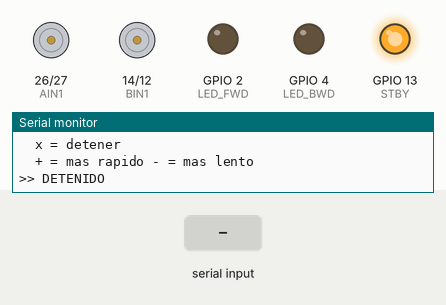
A program run on a simulated ESP32. On the bench: motor-driver pin pairs drawn as motors (green arrow = first pin HIGH = forward, orange = second pin HIGH = backward, longer = more drive, scaled by the enable pin, stopped while the standby pin is LOW), output pins drawn as LEDs (lit = HIGH), the last lines printed to the serial monitor. The inputs (shaded band) are chosen by the test bench.

Above: at 1.7 s.
1.8 s: "w" received over Serial
At 2.3 s:
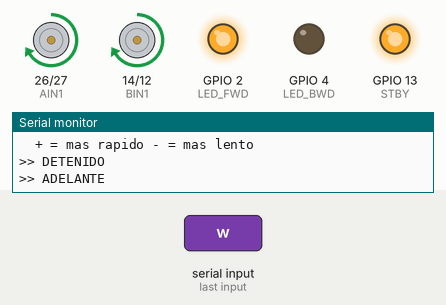
3.3 s: "s" received over Serial
At 4.5 s:
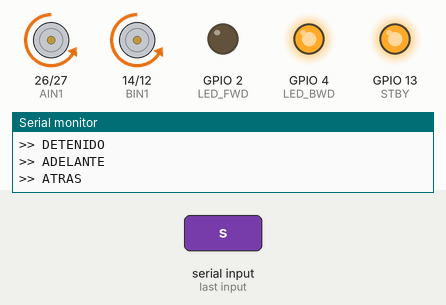
4.8 s: "a" received over Serial
At 5.8 s:
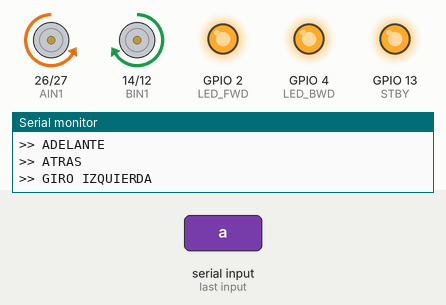
6.3 s: "d" received over Serial
At 6.9 s:
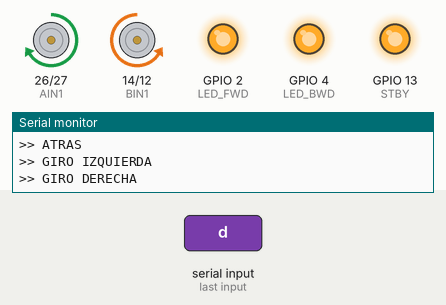
Timing chart, 0 to 8.8 s (numbered marks = the images above; inputs shaded):
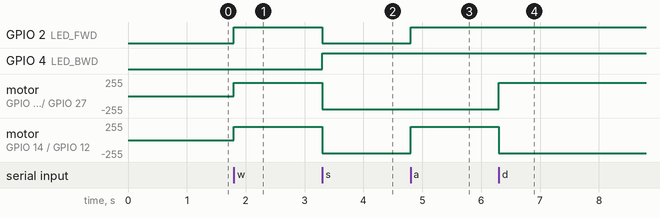

The program:

main.cpp
```cpp
#include <Arduino.h>

// ============================================================
//  Robot Diferencial ESP32 - Control de Motores
//  Etapa 1: Driver de motores (TB6612FNG / L298N stand-in)
// ============================================================

// ---------- PINES MOTOR A (Izquierdo) ----------
#define PWMA 25
#define AIN1 26
#define AIN2 27

// ---------- PINES MOTOR B (Derecho) ----------
#define PWMB 33
#define BIN1 14
#define BIN2 12

// ---------- STBY (solo TB6612 real) ----------
#define STBY 13

// ---------- LEDs indicadores ----------
#define LED_FWD 2
#define LED_BWD 4

// ---------- CONFIGURACION PWM (ESP32 LEDC) ----------
const int FREQ_PWM = 1000;
const int RES_PWM = 8;
const int CANAL_PWMA = 0;
const int CANAL_PWMB = 1;

int velocidad = 200;

// ---------- DECLARACION DE FUNCIONES ----------
void motorA(int vel);
void motorB(int vel);
void adelante();
void atras();
void girarIzquierda();
void girarDerecha();
void detener();

// ============================================================
//  SETUP
// ============================================================
void setup()
{
  Serial.begin(115200);
  delay(500);
  Serial.println("\n=== Robot Diferencial ESP32 - Test Motores ===");

  pinMode(AIN1, OUTPUT);
  pinMode(AIN2, OUTPUT);
  pinMode(BIN1, OUTPUT);
  pinMode(BIN2, OUTPUT);
  pinMode(STBY, OUTPUT);
  pinMode(LED_FWD, OUTPUT);
  pinMode(LED_BWD, OUTPUT);

  ledcSetup(CANAL_PWMA, FREQ_PWM, RES_PWM);
  ledcSetup(CANAL_PWMB, FREQ_PWM, RES_PWM);
  ledcAttachPin(PWMA, CANAL_PWMA);
  ledcAttachPin(PWMB, CANAL_PWMB);

  digitalWrite(STBY, HIGH);

  Serial.println("Comandos disponibles:");
  Serial.println("  w = adelante   s = atras");
  Serial.println("  a = girar izq  d = girar der");
  Serial.println("  x = detener");
  Serial.println("  + = mas rapido - = mas lento");

  detener();
}

// ============================================================
//  FUNCIONES DE MOVIMIENTO
// ============================================================
void motorA(int vel)
{
  if (vel >= 0)
  {
    digitalWrite(AIN1, HIGH);
    digitalWrite(AIN2, LOW);
    ledcWrite(CANAL_PWMA, vel);
  }
  else
  {
    digitalWrite(AIN1, LOW);
    digitalWrite(AIN2, HIGH);
    ledcWrite(CANAL_PWMA, -vel);
  }
}

void motorB(int vel)
{
  if (vel >= 0)
  {
    digitalWrite(BIN1, HIGH);
    digitalWrite(BIN2, LOW);
    ledcWrite(CANAL_PWMB, vel);
  }
  else
  {
    digitalWrite(BIN1, LOW);
    digitalWrite(BIN2, HIGH);
    ledcWrite(CANAL_PWMB, -vel);
  }
}

void adelante()
{
  motorA(velocidad);
  motorB(velocidad);
  digitalWrite(LED_FWD, HIGH);
  digitalWrite(LED_BWD, LOW);
  Serial.println(">> ADELANTE");
}

void atras()
{
  motorA(-velocidad);
  motorB(-velocidad);
  digitalWrite(LED_FWD, LOW);
  digitalWrite(LED_BWD, HIGH);
  Serial.println(">> ATRAS");
}

void girarIzquierda()
{
  motorA(-velocidad);
  motorB(velocidad);
  digitalWrite(LED_FWD, HIGH);
  digitalWrite(LED_BWD, HIGH);
  Serial.println(">> GIRO IZQUIERDA");
}

void girarDerecha()
{
  motorA(velocidad);
  motorB(-velocidad);
  digitalWrite(LED_FWD, HIGH);
  digitalWrite(LED_BWD, HIGH);
  Serial.println(">> GIRO DERECHA");
}

void detener()
{
  motorA(0);
  motorB(0);
  digitalWrite(LED_FWD, LOW);
  digitalWrite(LED_BWD, LOW);
  Serial.println(">> DETENIDO");
}

// ============================================================
//  LOOP PRINCIPAL
// ============================================================
void loop()
{
  if (Serial.available())
  {
    char c = Serial.read();
    switch (c)
    {
    case 'w':
      adelante();
      break;
    case 's':
      atras();
      break;
    case 'a':
      girarIzquierda();
      break;
    case 'd':
      girarDerecha();
      break;
    case 'x':
      detener();
      break;
    case '+':
      velocidad = min(255, velocidad + 20);
      Serial.print("Velocidad: ");
      Serial.println(velocidad);
      break;
    case '-':
      velocidad = max(0, velocidad - 20);
      Serial.print("Velocidad: ");
      Serial.println(velocidad);
      break;
    }
  }
}
```

Measured:
- after the input at 1.8 s, GPIO 2 (LED_FWD): LOW → HIGH at once; motor on GPIO 26 (AIN1) / GPIO 27 (AIN2), motor on GPIO 14 (BIN1) / GPIO 12 (BIN2): stopped → forward 199/255 at once
- after the input at 3.3 s, GPIO 2 (LED_FWD): HIGH → LOW at once; GPIO 4 (LED_BWD): LOW → HIGH at once; motor on GPIO 26 (AIN1) / GPIO 27 (AIN2), motor on GPIO 14 (BIN1) / GPIO 12 (BIN2): forward 199/255 → backward 199/255 at once
- after the input at 4.8 s, GPIO 2 (LED_FWD): LOW → HIGH at once; motor on GPIO 14 (BIN1) / GPIO 12 (BIN2): backward 199/255 → forward 199/255 at once
- after the input at 6.3 s, motor on GPIO 26 (AIN1) / GPIO 27 (AIN2): backward 199/255 → forward 199/255 at once; motor on GPIO 14 (BIN1) / GPIO 12 (BIN2): forward 199/255 → backward 199/255 at once
